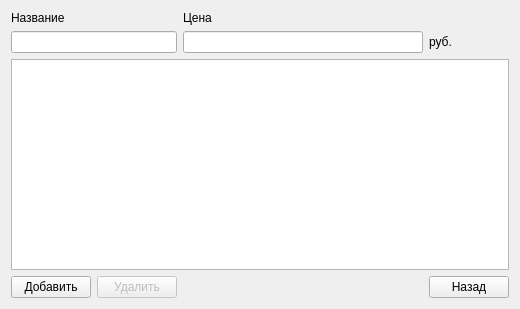
<?xml version="1.0" encoding="UTF-8"?>
<ui version="4.0">
 <class>Form</class>
 <widget class="QWidget" name="Form">
  <property name="geometry">
   <rect>
    <x>0</x>
    <y>0</y>
    <width>520</width>
    <height>309</height>
   </rect>
  </property>
  <property name="windowTitle">
   <string>Прайс-лист</string>
  </property>
  <layout class="QGridLayout" name="gridLayout">
   <item row="0" column="0" colspan="2">
    <widget class="QLabel" name="label_3">
     <property name="text">
      <string>Название</string>
     </property>
    </widget>
   </item>
   <item row="0" column="2">
    <widget class="QLabel" name="label_4">
     <property name="text">
      <string>Цена</string>
     </property>
    </widget>
   </item>
   <item row="1" column="0" colspan="2">
    <widget class="QLineEdit" name="name_e"/>
   </item>
   <item row="1" column="2">
    <widget class="QLineEdit" name="price_e"/>
   </item>
   <item row="1" column="3">
    <widget class="QLabel" name="label_2">
     <property name="text">
      <string>руб.</string>
     </property>
    </widget>
   </item>
   <item row="2" column="0" colspan="4">
    <widget class="QTableWidget" name="services_table"/>
   </item>
   <item row="3" column="0">
    <widget class="QPushButton" name="add_b">
     <property name="text">
      <string>Добавить</string>
     </property>
    </widget>
   </item>
   <item row="3" column="1">
    <widget class="QPushButton" name="del_b">
     <property name="enabled">
      <bool>false</bool>
     </property>
     <property name="text">
      <string>Удалить</string>
     </property>
    </widget>
   </item>
   <item row="3" column="3">
    <widget class="QPushButton" name="back_b">
     <property name="enabled">
      <bool>true</bool>
     </property>
     <property name="text">
      <string>Назад</string>
     </property>
    </widget>
   </item>
  </layout>
 </widget>
 <resources/>
 <connections/>
</ui>
